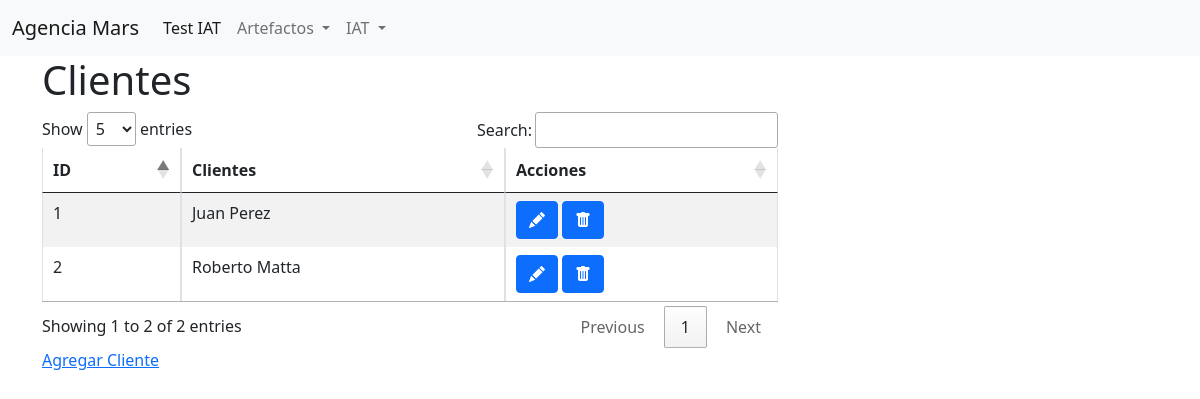
Before: /cliente/ with the older database file.
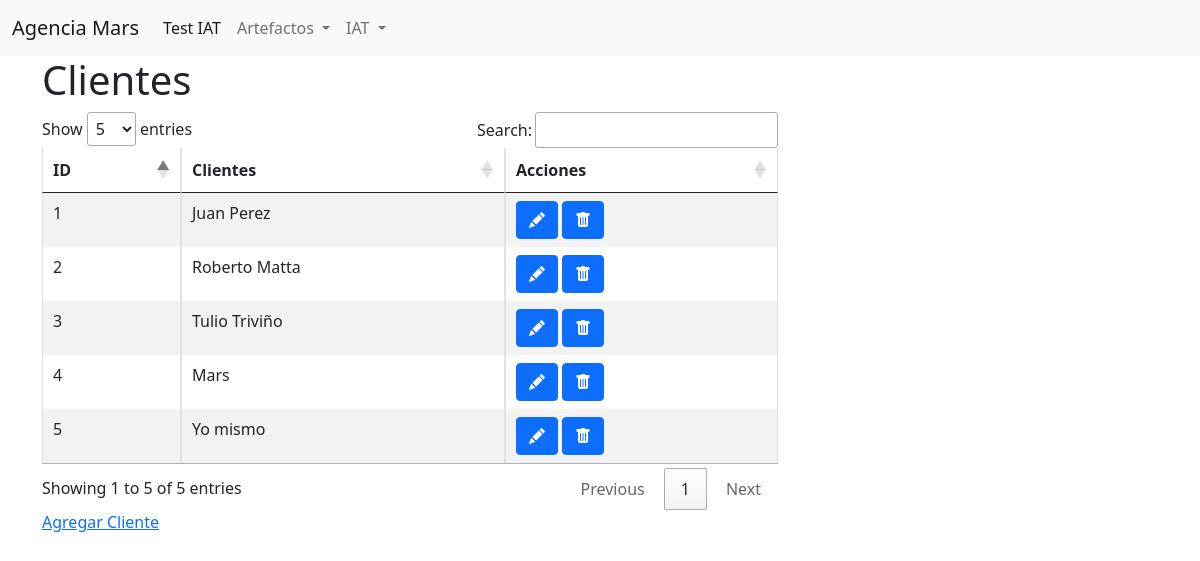
After: the same page with the newer database file.
### test_iat/models.py (models this page shows)
class Cliente(models.Model):
    nombre =  models.CharField(max_length=255,unique=True)
    created_at = models.DateTimeField(auto_now_add=True)
    updated_at = models.DateTimeField(auto_now=True)

### test_iat/views.py (the view)
# urls.py: path('cliente/', views.cliente),
def cliente(request):
    clientes= Cliente.objects.all()
    context = {
    "clientes":clientes,
    "accion":'default'
    }
    return render(request, 'clientes.html', context)

### test_iat/templates/clientes.html (shortened to what this page needs)
{% extends './base.html' %}
{% block content %}
    <div class="container">
        {% ifequal accion "default" %}
        <div class="row">
            <div class="col-8">
                <h1>Clientes</h1>
                <div class="table-responsive">
                    <table id="shows" class="table table-striped table-bordered" width="100%" >
                        <thead>
                            <tr>
                                <th>ID</th>
                                <th>Clientes</th>
                                <th>Acciones</th>
                            </tr>
                        </thead>
                        <tbody>
                        {% for c in clientes %}
                            <tr>
                                <td> {{c.id}}</td>
                                <td> {{c.nombre}}</td>
                                <td><span data-placement="top" data-toggle="tooltip" title="Editar">
                                        <a href="/cliente/{{c.id}}/edit" class="btn btn-primary btn-xs" data-title="view" data-toogle="modal" data-target="#view">
                                            <i class="bi bi-pencil-fill"></i>
                                        </a>
                                    </span>
                                    <span data-placement="top" data-toggle="tooltip" title="Delete">
                                        <a href="#" data-href="/cliente/{{c.id}}/destroy" class="btn btn-primary btn-xs" data-title="view" data-bs-toggle="modal" data-bs-target="#confirm-delete">
                                            <i class="bi bi-trash-fill"></i>
                                        </a>
                                    </span>
                                </td>
                            </tr>
                        {% endfor %}
                        </tbody>
                    </table>
                </div>
            </div>
        </div>
        <div class="row">
            <div class="col-8">
                <a href="/cliente/new">Agregar Cliente</a>
            </div>
        </div>
        {% endifequal %}
    </div>
{% endblock %}

Changed rows visible on the page:
added Cliente: id "3", nombre "Tulio Triviño"
added Cliente: id "4", nombre "Mars"
added Cliente: id "5", nombre "Yo mismo"
Other visible differences:
text written by a page script: "Show entries Search: Showing 1 to 2 of 2 entries Previous 1 Next" → "Show entries Search: Showing 1 to 5 of 5 entries Previous 1 Next"
